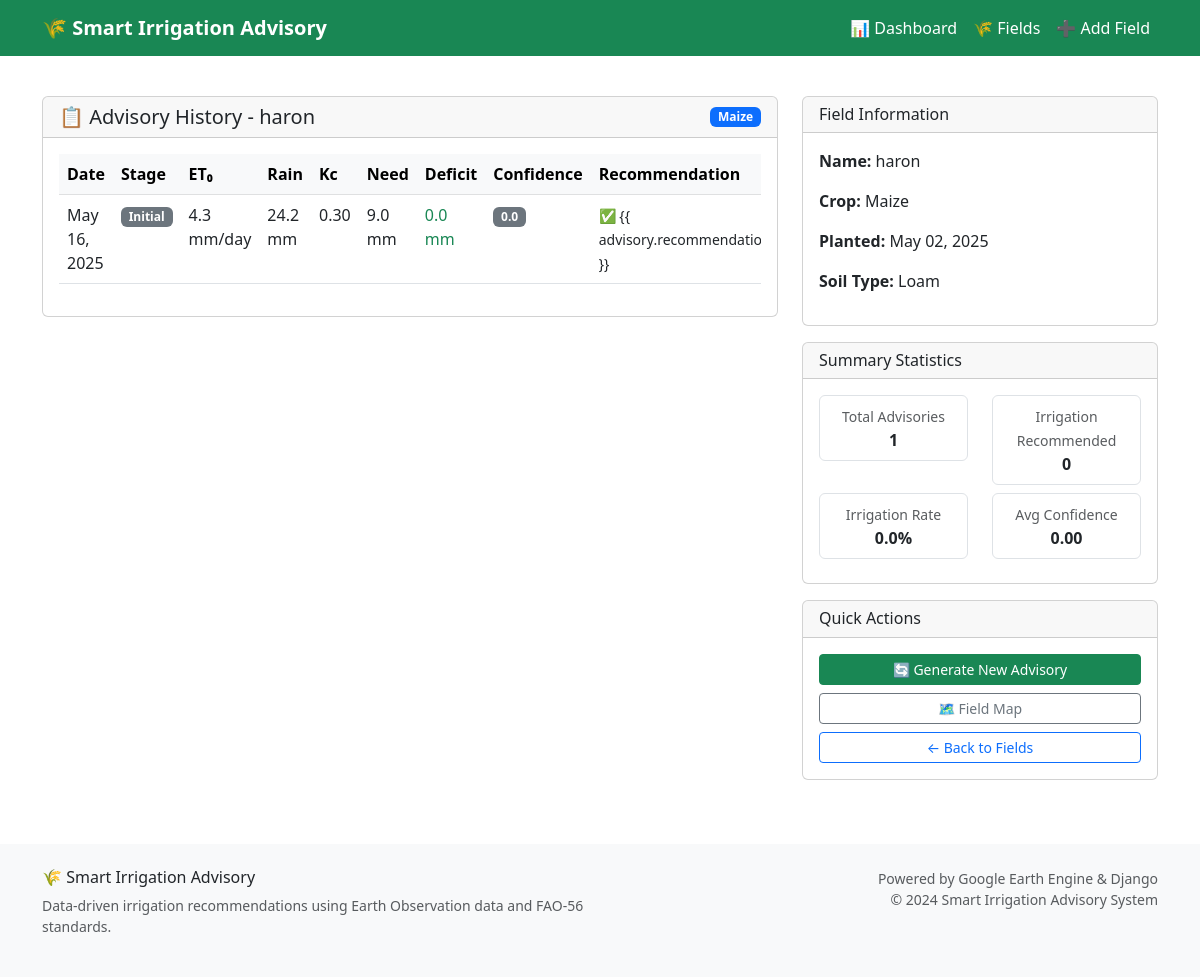
/field/9/history/, run on the app's committed database.
### advisory/models.py (models this page shows, shortened)
class FarmField(models.Model):
    CROP_CHOICES = [
        ("maize", "Maize"),
        ("soybean", "Soybean"),
        ("rice", "Rice"),
        ("wheat", "Wheat"),
        ("sugarcane", "Sugarcane"),
        ("cotton", "Cotton"),
        ("beans", "Beans"),
        ("potatoes", "Potatoes"),
        ("tomatoes", "Tomatoes"),
        ("cassava", "Cassava"),
    ]
    SOIL_CHOICES = [
        ("clay", "Clay"),
        ("loam", "Loam"),
        ("sandy", "Sandy"),
        ("silt", "Silt"),
        ("clay_loam", "Clay Loam"),
        ("sandy_loam", "Sandy Loam"),
    ]
    name = models.CharField(max_length=100)
    latitude = models.FloatField(_('Latitude'), validators=[
        MinValueValidator(-90.0), MaxValueValidator(90.0)])
    longitude = models.FloatField(_('Longitude'), validators=[
        MinValueValidator(-180.0), MaxValueValidator(180.0)])
    soil_type = models.CharField(
        choices=SOIL_CHOICES, max_length=20, default="loam")
    crop_type = models.CharField(
        choices=CROP_CHOICES, max_length=20, default="maize")
    planting_date = models.DateField(_('Planting Date'), default=date.today)
    field_area_ha = models.FloatField(
        _('Field Area (ha)'),
        validators=[MinValueValidator(0.1), MaxValueValidator(1000.0)],
        null=True, blank=True,
        help_text="Field area in hectares"
    )
    elevation = models.FloatField(
        _('Elevation (m)'),
        null=True, blank=True,
        help_text="Field elevation in meters"
    )
    created_at = models.DateTimeField(auto_now_add=True)
    updated_at = models.DateTimeField(auto_now=True)
    class Meta:
        ordering = ['-created_at']
        verbose_name = 'Farm Field'
        verbose_name_plural = 'Farm Fields'

class IrrigationAdvisory(models.Model):
    field = models.ForeignKey(FarmField, on_delete=models.CASCADE)
    date = models.DateField(default=date.today)
    crop_stage = models.CharField(max_length=50, default="Initial")
    eto = models.FloatField(default=0.0)  # mm/day
    rainfall = models.FloatField(default=0.0)  # mm/week
    kc = models.FloatField(default=0.0)  # Crop Coefficient
    water_need = models.FloatField(default=0.0)  # mm/week
    water_deficit = models.FloatField(default=0.0)
    recommendation = models.TextField(blank=True)
    soil_moisture = models.FloatField(
        default=0.0,
        help_text="Soil moisture percentage"
    )
    irrigation_recommended = models.BooleanField(default=False)
    irrigation_volume = models.FloatField(
        default=0.0,
        help_text="Recommended irrigation volume in mm"
    )
    confidence_score = models.FloatField(
        default=0.0,
        validators=[MinValueValidator(0.0), MaxValueValidator(1.0)],
        help_text="Confidence in recommendation (0-1)"
    )
    data_source = models.CharField(
        max_length=50,
        default="simulated",
        help_text="Source of weather data (GEE, API, simulated)"
    )
    class Meta:
        ordering = ['-date']
        verbose_name = 'Irrigation Advisory'
        verbose_name_plural = 'Irrigation Advisories'
        get_latest_by = 'date'

### advisory/views.py (the view)
def advisory_history_view(request, field_id):
    field = get_object_or_404(FarmField, id=field_id)
    advisories = IrrigationAdvisory.objects.filter(
        field=field).order_by('-date')
    total_advisories = advisories.count()
    irrigation_recommended_count = advisories.filter(
        irrigation_recommended=True).count()
    avg_confidence = advisories.aggregate(
        avg_confidence=models.Avg('confidence_score'))['avg_confidence'] or 0
    context = {
        'field': field,
        'advisories': advisories,
        'summary': {
            'total_advisories': total_advisories,
            'irrigation_recommended_count': irrigation_recommended_count,
            'irrigation_percentage': (irrigation_recommended_count / total_advisories * 100) if total_advisories > 0 else 0,
            'avg_confidence': round(avg_confidence, 2)
        }
    }
    return render(request, 'advisory/advisory_history.html', context)

### templates/advisory/advisory_history.html (shortened to what this page needs)
{% extends "base.html" %} {% block title %}Advisory History{% endblock %} {% block content %}
<div class="container mt-4">
  <div class="row">
    <div class="col-md-8">
      <div class="card">
        <div class="card-header d-flex justify-content-between align-items-center">
          <h5 class="mb-0">📋 Advisory History - {{ field.name }}</h5>
          <span class="badge bg-primary">{{ field.crop_type|title }}</span>
        </div>
        <div class="card-body">
          {% if advisories %}
          <div class="table-responsive">
            <table class="table table-hover">
              <thead class="table-light">
                <tr>
                  <th>Date</th>
                  <th>Stage</th>
                  <th>ET₀</th>
                  <th>Rain</th>
                  <th>Kc</th>
                  <th>Need</th>
                  <th>Deficit</th>
                  <th>Confidence</th>
                  <th>Recommendation</th>
                </tr>
              </thead>
              <tbody>
                {% for advisory in advisories %}
                <tr>
                  <td>{{ advisory.date|date:"M d, Y" }}</td>
                  <td>
                    <span class="badge bg-secondary">{{ advisory.crop_stage }}</span>
                  </td>
                  <td>{{ advisory.eto|floatformat:1 }} mm/day</td>
                  <td>{{ advisory.rainfall|floatformat:1 }} mm</td>
                  <td>{{ advisory.kc|floatformat:2 }}</td>
                  <td>{{ advisory.water_need|floatformat:1 }} mm</td>
                  <td>
                    {% if advisory.irrigation_recommended %}
                    <span class="text-danger fw-bold">{{ advisory.water_deficit|floatformat:1 }} mm</span>
                    {% else %}
                    <span class="text-success">{{ advisory.water_deficit|floatformat:1 }} mm</span>
                    {% endif %}
                  </td>
                  <td>
                    <span
                      class="badge {% if advisory.confidence_score > 0.7 %}bg-success{% elif advisory.confidence_score > 0.4 %}bg-warning{% else %}bg-secondary{% endif %}"
                    >
                      {{ advisory.confidence_score|floatformat:1 }}
                    </span>
                  </td>
                  <td>
                    <small>
                      {% if advisory.irrigation_recommended %} 💧 {{ advisory.recommendation|truncatechars:50 }} {% else %} ✅ {{
                      advisory.recommendation|truncatechars:50 }} {% endif %}
                    </small>
                  </td>
                </tr>
                {% endfor %}
              </tbody>
            </table>
          </div>
          {% else %}
          <div class="text-center py-4">
            <p class="text-muted">No advisories yet for this field.</p>
            <a href="{% url 'advisory:get_advice' field.id %}" class="btn btn-primary"> Generate First Advisory </a>
          </div>
          {% endif %}
        </div>
      </div>
    </div>
    <div class="col-md-4">
      <div class="card mb-3">
        <div class="card-header">
          <h6 class="mb-0">Field Information</h6>
        </div>
        <div class="card-body">
          <p><strong>Name:</strong> {{ field.name }}</p>
          <p><strong>Crop:</strong> {{ field.crop_type|title }}</p>
          <p><strong>Planted:</strong> {{ field.planting_date|date:"M d, Y" }}</p>
          <p><strong>Soil Type:</strong> {{ field.soil_type|title }}</p>
        </div>
      </div>
      {% if summary %}
      <div class="card mb-3">
        <div class="card-header">
          <h6 class="mb-0">Summary Statistics</h6>
        </div>
        <div class="card-body">
          <div class="row text-center">
            <div class="col-6">
              <div class="border rounded p-2 mb-2">
                <small class="text-muted">Total Advisories</small>
                <div class="fw-bold">{{ summary.total_advisories }}</div>
              </div>
            </div>
            <div class="col-6">
              <div class="border rounded p-2 mb-2">
                <small class="text-muted">Irrigation Recommended</small>
                <div class="fw-bold">{{ summary.irrigation_recommended_count }}</div>
              </div>
            </div>
          </div>
          <div class="row text-center">
            <div class="col-6">
              <div class="border rounded p-2 mb-2">
                <small class="text-muted">Irrigation Rate</small>
                <div class="fw-bold">{{ summary.irrigation_percentage|floatformat:1 }}%</div>
              </div>
            </div>
            <div class="col-6">
              <div class="border rounded p-2 mb-2">
                <small class="text-muted">Avg Confidence</small>
                <div class="fw-bold">{{ summary.avg_confidence|floatformat:2 }}</div>
              </div>
            </div>
          </div>
        </div>
      </div>
      {% endif %}
      <div class="card">
        <div class="card-header">
          <h6 class="mb-0">Quick Actions</h6>
        </div>
        <div class="card-body">
          <a href="{% url 'advisory:get_advice' field.id %}" class="btn btn-success btn-sm w-100 mb-2"> 🔄 Generate New Advisory </a>
          <a href="{% url 'advisory:field_map' field.id %}" class="btn btn-outline-secondary btn-sm w-100 mb-2"> 🗺️ Field Map </a>
          <a href="{% url 'advisory:field_list' %}" class="btn btn-outline-primary btn-sm w-100"> ← Back to Fields </a>
        </div>
      </div>
    </div>
  </div>
</div>
{% endblock %}

### data on the page
FarmField: name "haron", crop_type "Maize", planting_date "May 02, 2025", soil_type "Loam"
IrrigationAdvisory: date "May 16, 2025", crop_stage "Initial", eto "4.3", rainfall "24.2", kc "0.30", water_need "9.0", water_deficit "0.0", confidence_score "0.0"

### other printed values
{{ summary.total_advisories }} "1"
{{ summary.irrigation_recommended_count }} "0"
{{ summary.irrigation_percentage|floatformat:1 }} "0.0"
{{ summary.avg_confidence|floatformat:2 }} "0.00"
